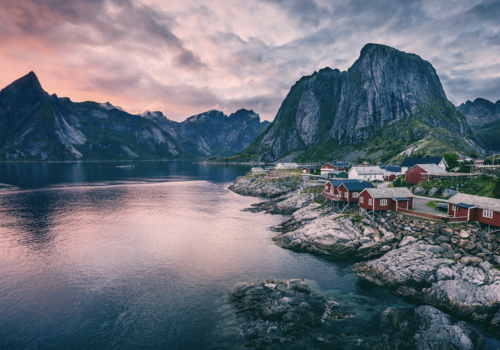
#> input picture Norway.png, 500 x 350 px
$ python c.grayscale_conversion.py
#> lines starting #> are read from the running program, lines starting #| are printed output that depends on the picture
import cv2
import numpy as np
from matplotlib import pyplot as plt

img = cv2.imread("Norway.png", cv2.IMREAD_GRAYSCALE)
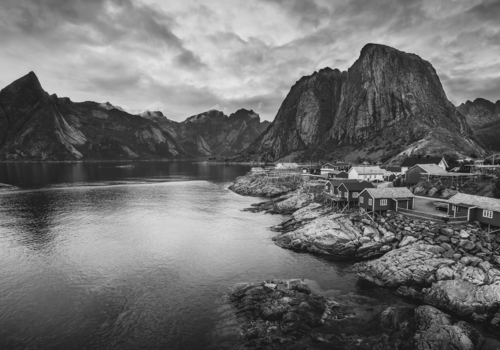
#> img: shape (350, 500); min 19, max 229, mean 111.2

cv2.imshow("img", img)

plt.hist(img.ravel(), 256, [0, 256])
plt.show()
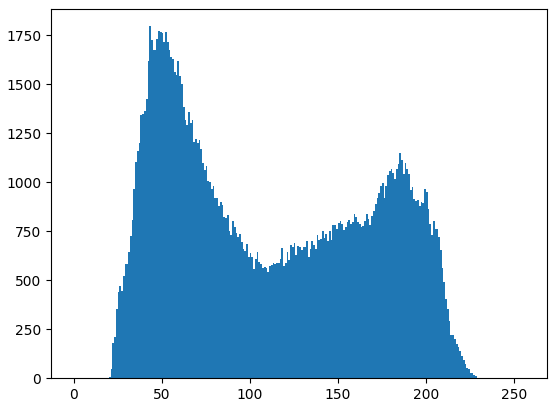
#> figure drawn by matplotlib, 1 panel; tallest bar 1797 high, from x = 43 to 44
